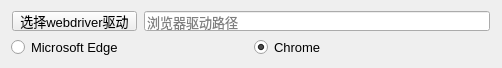
        <widget class="QWidget" name="layoutWidget">
            <property name="geometry">
                <rect>
                    <x>10</x>
                    <y>100</y>
                    <width>484</width>
                    <height>61</height>
                </rect>
            </property>
            <layout class="QVBoxLayout" name="verticalLayout_2">
                <item>
                    <layout class="QHBoxLayout" name="horizontalLayout_5">
                        <item>
                            <widget class="QPushButton" name="btn_qd">
                                <property name="minimumSize">
                                    <size>
                                        <width>125</width>
                                        <height>20</height>
                                    </size>
                                </property>
                                <property name="maximumSize">
                                    <size>
                                        <width>125</width>
                                        <height>20</height>
                                    </size>
                                </property>
                                <property name="font">
                                    <font>
                                        <pointsize>10</pointsize>
                                        <weight>50</weight>
                                        <bold>false</bold>
                                        <underline>false</underline>
                                        <stylestrategy>PreferDefault</stylestrategy>
                                    </font>
                                </property>
                                <property name="text">
                                    <string>选择webdriver驱动</string>
                                </property>
                            </widget>
                        </item>
                        <item>
                            <widget class="QLineEdit" name="le_driverPath">
                                <property name="minimumSize">
                                    <size>
                                        <width>346</width>
                                        <height>20</height>
                                    </size>
                                </property>
                                <property name="maximumSize">
                                    <size>
                                        <width>346</width>
                                        <height>20</height>
                                    </size>
                                </property>
                                <property name="font">
                                    <font>
                                        <pointsize>10</pointsize>
                                        <weight>50</weight>
                                        <bold>false</bold>
                                        <underline>false</underline>
                                        <stylestrategy>PreferDefault</stylestrategy>
                                    </font>
                                </property>
                                <property name="readOnly">
                                    <bool>true</bool>
                                </property>
                                <property name="placeholderText">
                                    <string>浏览器驱动路径</string>
                                </property>
                            </widget>
                        </item>
                    </layout>
                </item>
                <item>
                    <layout class="QHBoxLayout" name="horizontalLayout_6">
                        <item>
                            <widget class="QRadioButton" name="radio_edge">
                                <property name="minimumSize">
                                    <size>
                                        <width>237</width>
                                        <height>20</height>
                                    </size>
                                </property>
                                <property name="maximumSize">
                                    <size>
                                        <width>237</width>
                                        <height>20</height>
                                    </size>
                                </property>
                                <property name="font">
                                    <font>
                                        <pointsize>10</pointsize>
                                        <weight>50</weight>
                                        <bold>false</bold>
                                        <underline>false</underline>
                                        <stylestrategy>PreferDefault</stylestrategy>
                                    </font>
                                </property>
                                <property name="text">
                                    <string>Microsoft Edge</string>
                                </property>
                            </widget>
                        </item>
                        <item>
                            <widget class="QRadioButton" name="radio_chrome">
                                <property name="minimumSize">
                                    <size>
                                        <width>237</width>
                                        <height>20</height>
                                    </size>
                                </property>
                                <property name="maximumSize">
                                    <size>
                                        <width>237</width>
                                        <height>20</height>
                                    </size>
                                </property>
                                <property name="font">
                                    <font>
                                        <pointsize>10</pointsize>
                                        <weight>50</weight>
                                        <bold>false</bold>
                                        <underline>false</underline>
                                        <stylestrategy>PreferDefault</stylestrategy>
                                    </font>
                                </property>
                                <property name="text">
                                    <string>Chrome</string>
                                </property>
                                <property name="checked">
                                    <bool>true</bool>
                                </property>
                            </widget>
                        </item>
                    </layout>
                </item>
            </layout>
        </widget>
